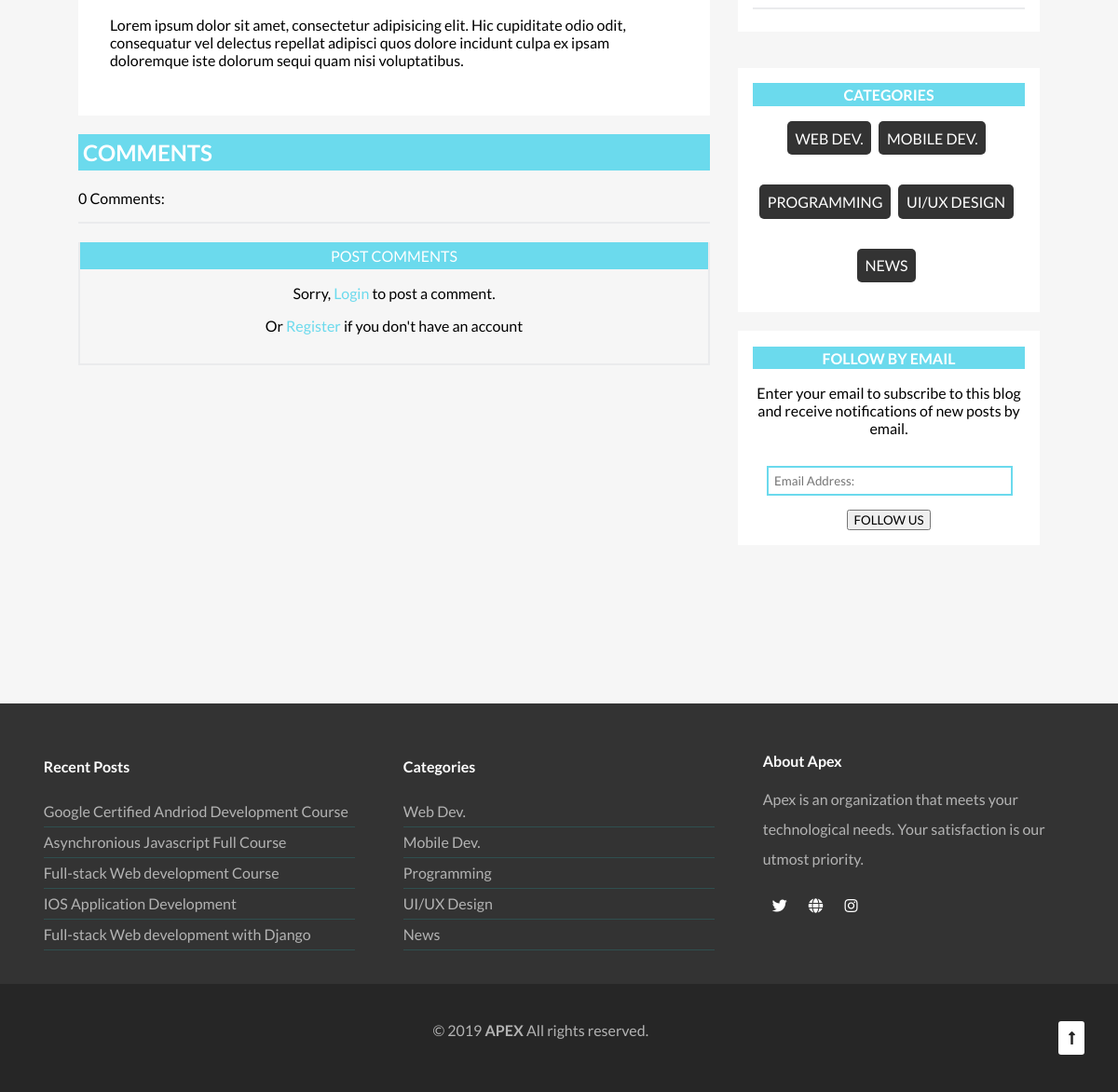
The page /post/7/ (lower part) on the database as committed earlier.
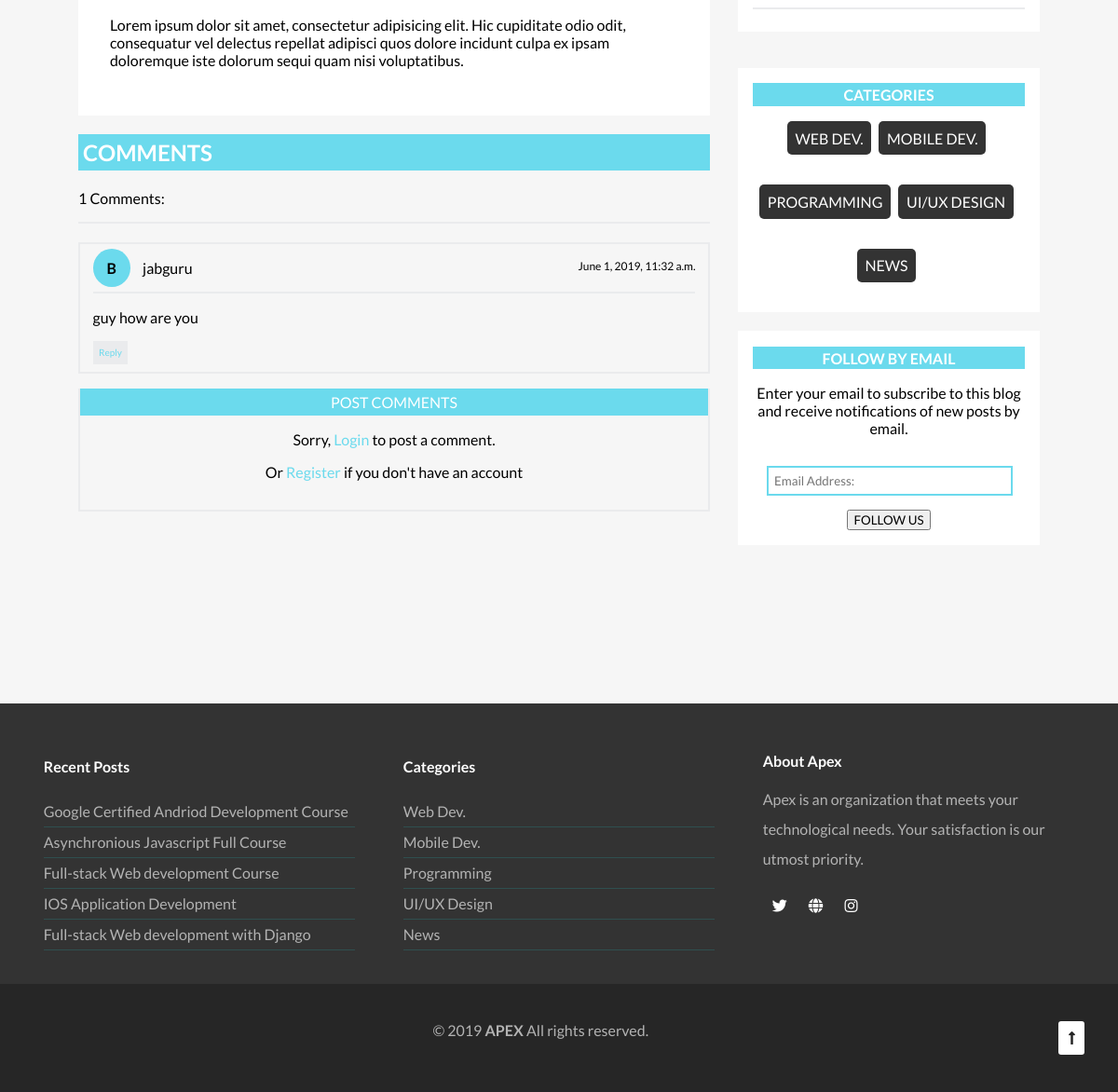
The same page on the database as committed later.
### blog/models.py (models this page shows, shortened)
class Post(models.Model):
    author = models.ForeignKey(settings.AUTH_USER_MODEL, on_delete=models.CASCADE, null=True)
    title = models.CharField(max_length=50, unique=True)
    featured_image = models.ImageField(upload_to='featured-images/', null=True, blank=True)
    body = models.TextField()
    published = models.DateTimeField(auto_now_add=True)
    category = models.ForeignKey(Category, on_delete=models.CASCADE, null=True)
    is_featured = models.BooleanField(null=True,default=False)

class Comment(models.Model):
    name = models.ForeignKey(User, on_delete=models.CASCADE, null=True)
    email = models.EmailField(null=True)
    post = models.ForeignKey(Post, on_delete=models.CASCADE, related_name='comments')
    body = models.TextField()
    posted = models.DateTimeField(auto_now_add=True)
    active = models.BooleanField(default = False)

### blog/views.py (the view, shortened to what this page needs)
# urls.py: path('post/<int:post_id>/', views.post, name='post'),
def post(request, post_id):
	post = Post.objects.get(id=post_id)
	featured_posts = Post.objects.filter(is_featured=True).order_by('-published')
	form = CommentForm()
	comments = post.comments.all()
	num_of_comments = len(comments)
	active_comments = post.comments.filter(active=True)
	return render(request, 'blog/post.html', {'post': post, 'featured_posts': featured_posts, 'comments': comments, 'num_of_comments': num_of_comments, 'active_comments': active_comments, 'form': form, })

### blog/forms.py
class CommentForm(forms.ModelForm):
	body = forms.CharField(label='', widget=forms.Textarea(
		attrs={"placeholder": "Type your comment here", "class": "input", "cols": 50, "rows": 7, })
	)
	class Meta:
		model = Comment
		fields = ('body', )

### templates/blog/post.html (shortened to what this page needs)
<!DOCTYPE html>
	{% extends 'blog/base.html' %}
		{% block body_block %}
		<div class="container">
			{% load static %}
			<link rel="stylesheet" type="text/css" href="{% static 'blog/css/post.css' %}">
			<content>
				<div class="post-body">
					<p>{{ post.body }}</p>
				</div>
				<div class="comments">
					<h2 class="comments-head">COMMENTS</h2>
					<p>{{num_of_comments}} Comments:</p>
					<hr>
					<div class="post-comment">
						{% for comment in active_comments %}
						<div class="comment-content">
							<p><span class="profile-img">B</span> {{ comment.name }} <span class="comment-time">{{ comment.posted }}</span></p>
							<hr>
							<p>{{ comment.body }}</p>
							<a href="" class="reply">Reply</a>
						</div>
						{% endfor %}
						<div class="new-comment">
							<p class="comments-head">POST COMMENTS</p>
							{% if user.is_authenticated %}
								<form method="post">
								{{form}}
								{% csrf_token %}
								<p><input type="submit" class="button" value="SUBMIT"></p>
							</form>
							{% else %}
								<p>Sorry, <a href="{% url 'blog:login' %}">Login</a> to post a comment.</p>
								<p>Or <a href="{% url 'blog:register' %}">Register</a> if you don't have an account</p>
							{% endif %}
						</div>
					</div>
				</div>
			</content>
			<aside>
				<div class="aside-item">
					{% for post in featured_posts %}
						<hr>
					{% endfor %}
				</div>
				<br>
				<div class="aside-item cat">
					<p class="aside-title">CATEGORIES</p>
					<p class="cat-item">Web Dev.</p>
					<p class="cat-item">Mobile Dev.</p>
					<p class="cat-item">Programming</p>
					<p class="cat-item">UI/UX Design</p>
					<p class="cat-item">News</p>
				</div>
				<div class="aside-item fbe">
					<p class="aside-title">FOLLOW BY EMAIL</p>
					<p>Enter your email to subscribe to this blog and receive notifications of new posts by email.</p>
					<input class="fbe-email" type="email" name="email" placeholder="Email Address:">
					<br>
					<button class="submit">FOLLOW US</button>
				</div>
			</aside>
		</div>
		{% endblock %}

Rows that differ between the two databases and show on the page:
added Comment: name "jabguru", posted "June 1, 2019, 11:32 a.m.", body "guy how are you"
Other text that changed with them:
{{ num_of_comments }}: "0" → "1"
